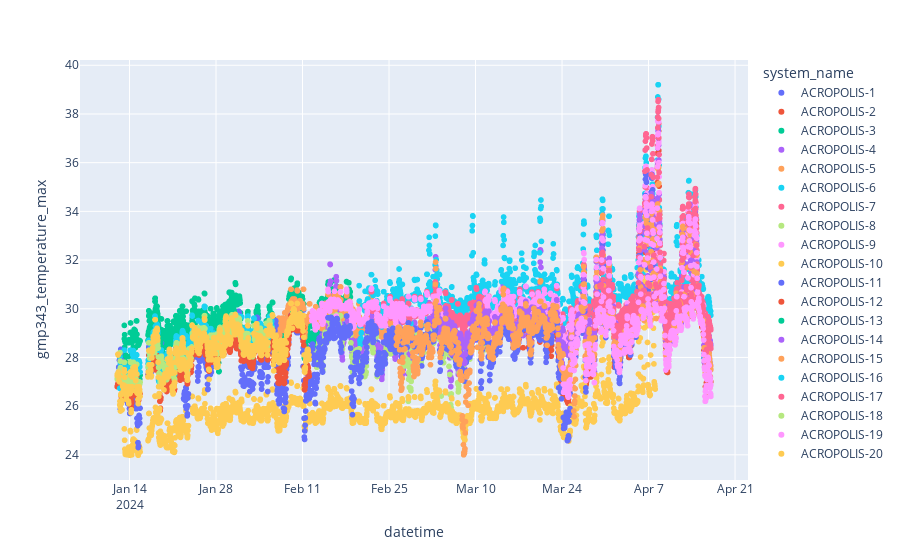
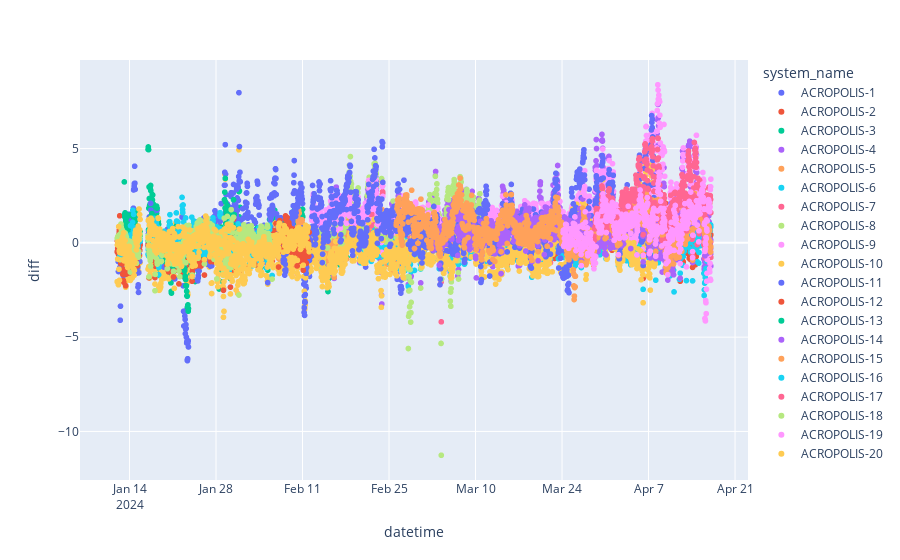
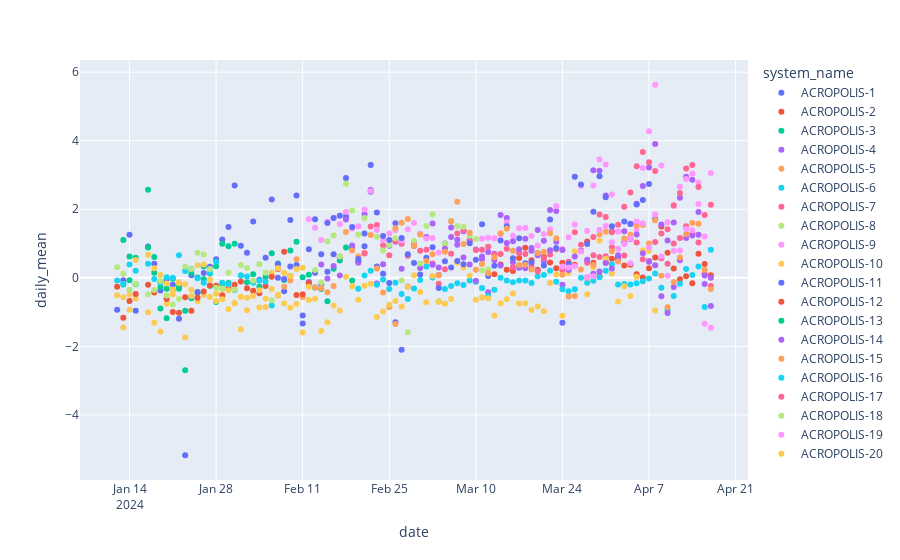
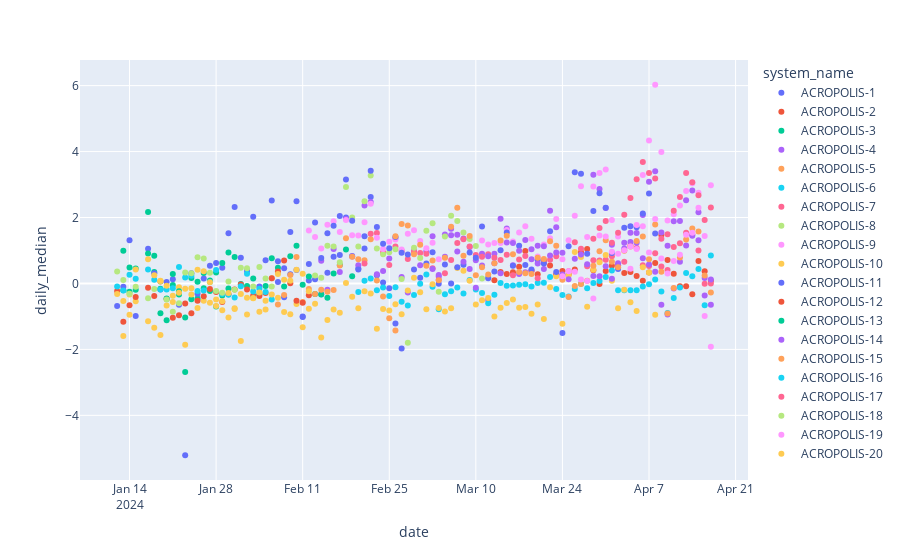

Write notebook code for charts like these, in order.
### Code cell
df_daily_mean = df.sort("datetime") \
    .with_columns(pl.col("datetime").dt.date().alias("date")) \
    .group_by(["date", "system_name", "system_id"]) \
    .agg([
        (pl.col("diff").mean()).alias("daily_mean"),
        (pl.col("diff").median()).alias("daily_median")
        ]) \
    .sort("system_id")

fig = px.scatter(df, x="datetime", y="gmp343_temperature_max", color = "system_name")
fig.show()
fig = px.scatter(df, x="datetime", y="diff", color = "system_name")
fig.show()
fig = px.scatter(df_daily_mean, x="date", y="daily_mean", color = "system_name")
fig.show()
fig = px.scatter(df_daily_mean, x="date", y="daily_median", color = "system_name")
fig.show()
